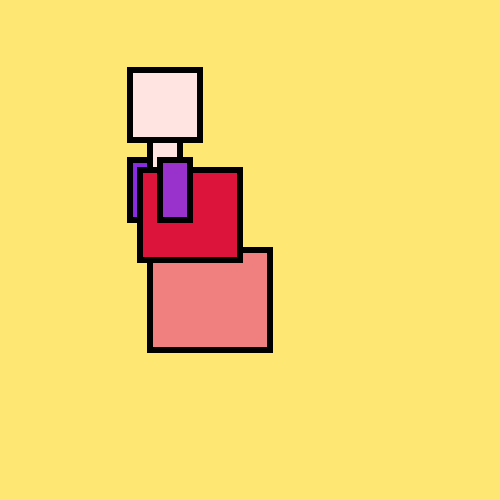
Frame 1 (no input)
Frame 60 (no input): identical to frame 1, image omitted
Frame 120 (the mouse pressed at the canvas centre since frame 60): identical to frame 1, image omitted

The p5.js sketch that drew this single still picture (run headless with seeded random() and noise() and a simulated clock; from frame 60 on, the mouse is pressed at the canvas centre):

// p5.js sketch
// ── sketch.js
function setup()
{
	//create a canvas for the robot
	createCanvas(500, 500);
    background(255, 231, 115);
}

function draw()
{
	strokeWeight(6);
    
    //body
    fill(240,128,128);
    rect(150,250,120,100,0); // x, y, a, b, округление 
    // hand (back)
    fill(138,43,226);
    rect(130,160,30,60,0);
    // bottom
    fill(220,20,60);
    rect(140,170,100,90,0);
    // head and neck
    fill(255,228,225);
    rect(130,70,70,70,0);
    fill(255,228,225);
    rect(150,140,30,30,0);
    //hand (front)
    fill(153,50,204);
    rect(160,160,30,60,0);
    
    
    
    
    


//	//robots antenna
//	fill(250, 250, 0);
//	ellipse(250, 70, 60, 60);
//
//	fill(200, 0, 200);
//	rect(210, 80, 80, 30);
//
//	//robots eyes
//	fill(255);
//	ellipse(175, 200, 80, 80);
//	point(175, 200);
//	ellipse(325, 200, 80, 80);
//	point(325, 200);
//
//
//	//robots nose
//	fill(255, 0, 0);
//	triangle(250, 220, 200, 300, 300, 300);
//
//	//robots ears
//	rect(80, 180, 30, 100);
//	rect(390, 180, 30, 100);
//
//	//robots mouth
//	noFill();
//	beginShape();
//	vertex(175, 340);
//	vertex(200, 370);
//	vertex(225, 340);
//	vertex(250, 370);
//	vertex(275, 340);
//	vertex(300, 370);
//	vertex(325, 340);
//	endShape();
}
